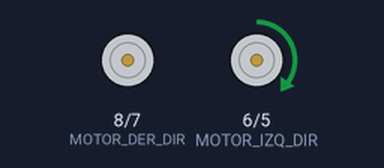
Simulated run of this sketch. Board: ESP32-C3. On the bench: direction and speed pins drawn as motors (green arrow = direction pin HIGH = forward, orange = LOW = backward, longer = more drive).

Above: at 1.0 s.
At 4.0 s:
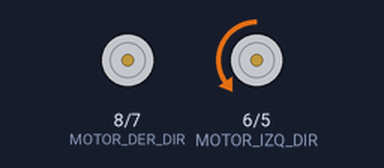
At 7.0 s:
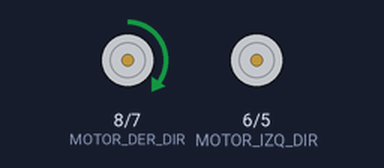
At 12.0 s:
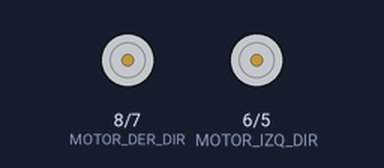
Timing chart, 0 to 16.9 s (numbered marks = the images above):
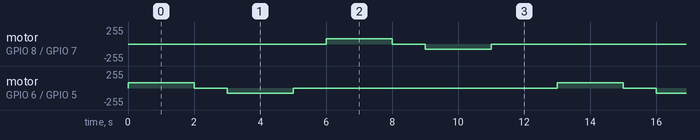

Measured:
- by itself, motor on GPIO 8 (MOTOR_DER_DIR) / GPIO 7 (MOTOR_DER_PWM), motor on GPIO 6 (MOTOR_IZQ_DIR) / GPIO 5 (MOTOR_IZQ_PWM): repeats every 13.0 s: stopped 1.0 s, backward 80/255 2.0 s, stopped 8.0 s, forward 80/255 2.0 s

The sketch:

01_Test_Motores.ino
```cpp
// ============================================================
// DEIMONYAG - PRUEBA DE MOTORES
// ESP32-C3 Super Mini + 2x IFX9201SG
// ============================================================

// Motor izquierdo
#define MOTOR_IZQ_PWM 5
#define MOTOR_IZQ_DIR 6

// Motor derecho
#define MOTOR_DER_PWM 7
#define MOTOR_DER_DIR 8

// PWM
#define FRECUENCIA_PWM 20000
#define RESOLUCION_PWM 8

// Velocidad de prueba: 0 a 255
#define VELOCIDAD_PRUEBA 80


void moverMotor(int pinPWM, int pinDIR, int velocidad) {
  // Limitar velocidad
  velocidad = constrain(velocidad, -255, 255);

  // Dirección
  if (velocidad >= 0) {
    digitalWrite(pinDIR, HIGH);
  }
  else {
    digitalWrite(pinDIR, LOW);
  }

  // PWM
  ledcWrite(pinPWM, abs(velocidad));
}


void detenerMotores() {
  ledcWrite(MOTOR_IZQ_PWM, 0);
  ledcWrite(MOTOR_DER_PWM, 0);
}


void setup() {
  pinMode(MOTOR_IZQ_DIR, OUTPUT);
  pinMode(MOTOR_DER_DIR, OUTPUT);

  // Configuración PWM
  ledcAttach(MOTOR_IZQ_PWM, FRECUENCIA_PWM, RESOLUCION_PWM);
  ledcAttach(MOTOR_DER_PWM, FRECUENCIA_PWM, RESOLUCION_PWM);

  detenerMotores();
}


void loop() {
  // ---------------------------
  // MOTOR IZQUIERDO ADELANTE
  // ---------------------------
  moverMotor(MOTOR_IZQ_PWM, MOTOR_IZQ_DIR, VELOCIDAD_PRUEBA);
  delay(2000);

  detenerMotores();
  delay(1000);

  // ---------------------------
  // MOTOR IZQUIERDO ATRÁS
  // ---------------------------
  moverMotor(MOTOR_IZQ_PWM, MOTOR_IZQ_DIR, -VELOCIDAD_PRUEBA);
  delay(2000);

  detenerMotores();
  delay(1000);

  // ---------------------------
  // MOTOR DERECHO ADELANTE
  // ---------------------------
  moverMotor(MOTOR_DER_PWM, MOTOR_DER_DIR, VELOCIDAD_PRUEBA);
  delay(2000);

  detenerMotores();
  delay(1000);

  // ---------------------------
  // MOTOR DERECHO ATRÁS
  // ---------------------------
  moverMotor(MOTOR_DER_PWM, MOTOR_DER_DIR, -VELOCIDAD_PRUEBA);
  delay(2000);

  detenerMotores();
  delay(2000);
}
```
